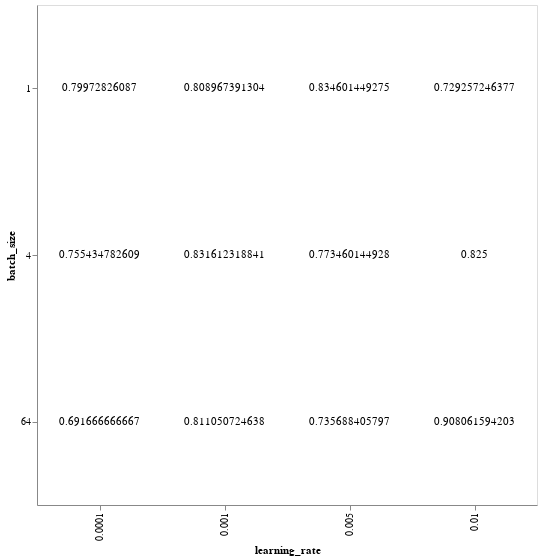

The notebook cell this image was saved under:
### Code cell
alt.Chart(df).mark_text().encode(
    x='learning_rate:O',
    y='batch_size:O',
    text='mean(acc):Q'
    ).properties(width=500, height=500)

### Figure 1 — Vega-Lite specification as saved in the notebook (floating-point values rounded to 4 significant figures)
{"config": {"view": {"continuousWidth": 400, "continuousHeight": 300}}, "data": {"name": "data-6b050080a12002dd87fd72db9d778fa5"}, "mark": "text", "encoding": {"text": {"type": "quantitative", "aggregate": "mean", "field": "acc"}, "x": {"type": "ordinal", "field": "learning_rate"}, "y": {"type": "ordinal", "field": "batch_size"}}, "height": 500, "width": 500, "$schema": "https://vega.github.io/schema/vega-lite/v4.8.1.json", "datasets": {"data-6b050080a12002dd87fd72db9d778fa5": [{"batch_size": 1, "learning_rate": 0.0001, "code_name": "task_effect_r0002", "epoch": 120, "cond": "High-frequency exception", "Unnamed: 0": 27910.0, "acc": 0.5739, "sse": 0.968, "act0": 0.009761, "act1": 0.9446, "timetick_idx": 10.0, "timetick": 10.0}, {"batch_size": 1, "learning_rate": 0.0001, "code_name": "task_effect_r0002", "epoch": 120, "cond": "Low-frequency exception", "Unnamed: 0": 27960.0, "acc": 0.625, "sse": 0.874, "act0": 0.008917, "act1": 0.9372, "timetick_idx": 10.0, "timetick": 10.0}, {"batch_size": 1, "learning_rate": 0.0001, "code_name": "task_effect_r0002", "epoch": 120, "cond": "Regular control for High-frequency exception", "Unnamed: 0": 28000.0, "acc": 1.0, "sse": 0.07271, "act0": 0.006647, "act1": 0.9933, "timetick_idx": 10.0, "timetick": 10.0}, {"batch_size": 1, "learning_rate": 0.0001, "code_name": "task_effect_r0002", "epoch": 120, "cond": "Regular control for Low-frequency exception", "Unnamed: 0": 28050.0, "acc": 1.0, "sse": 0.05994, "act0": 0.006566, "act1": 0.9957, "timetick_idx": 10.0, "timetick": 10.0}, {"batch_size": 1, "learning_rate": 0.001, "code_name": "task_effect_r0005", "epoch": 40, "cond": "High-frequency exception", "Unnamed: 0": 8567.0, "acc": 0.8, "sse": 0.3256, "act0": 0.0002423, "act1": 0.9711, "timetick_idx": 10.0, "timetick": 10.0}, {"batch_size": 1, "learning_rate": 0.001, "code_name": "task_effect_r0005", "epoch": 40, "cond": "Low-frequency exception", "Unnamed: 0": 8614.0, "acc": 0.775, "sse": 0.329, "act0": 0.0003277, "act1": 0.9729, "timetick_idx": 10.0, "timetick": 10.0}, {"batch_size": 1, "learning_rate": 0.001, "code_name": "task_effect_r0005", "epoch": 40, "cond": "Regular control for High-frequency exception", "Unnamed: 0": 8660.0, "acc": 0.913, "sse": 0.09197, "act0": 4.485e-05, "act1": 0.9918, "timetick_idx": 10.0, "timetick": 10.0}, {"batch_size": 1, "learning_rate": 0.001, "code_name": "task_effect_r0005", "epoch": 40, "cond": "Regular control for Low-frequency exception", "Unnamed: 0": 8706.0, "acc": 0.7478, "sse": 0.4406, "act0": 9.142e-05, "act1": 0.9621, "timetick_idx": 10.0, "timetick": 10.0}, {"batch_size": 1, "learning_rate": 0.005, "code_name": "task_effect_r0008", "epoch": 120, "cond": "High-frequency exception", "Unnamed: 0": 27910.0, "acc": 0.913, "sse": 0.08808, "act0": 1.565e-05, "act1": 0.993, "timetick_idx": 10.0, "timetick": 10.0}, {"batch_size": 1, "learning_rate": 0.005, "code_name": "task_effect_r0008", "epoch": 120, "cond": "Low-frequency exception", "Unnamed: 0": 27960.0, "acc": 0.8167, "sse": 0.279, "act0": 0.0001024, "act1": 0.9771, "timetick_idx": 10.0, "timetick": 10.0}, {"batch_size": 1, "learning_rate": 0.005, "code_name": "task_effect_r0008", "epoch": 120, "cond": "Regular control for High-frequency exception", "Unnamed: 0": 28000.0, "acc": 0.8261, "sse": 0.174, "act0": 2.35e-07, "act1": 0.9845, "timetick_idx": 10.0, "timetick": 10.0}, {"batch_size": 1, "learning_rate": 0.005, "code_name": "task_effect_r0008", "epoch": 120, "cond": "Regular control for Low-frequency exception", "Unnamed: 0": 28050.0, "acc": 0.7826, "sse": 0.2174, "act0": 1.298e-07, "act1": 0.9812, "timetick_idx": 10.0, "timetick": 10.0}, {"batch_size": 1, "learning_rate": 0.01, "code_name": "task_effect_r0011", "epoch": 80, "cond": "High-frequency exception", "Unnamed: 0": 18240.0, "acc": 0.7304, "sse": 0.4642, "act0": 0.0004145, "act1": 0.9611, "timetick_idx": 10.0, "timetick": 10.0}, {"batch_size": 1, "learning_rate": 0.01, "code_name": "task_effect_r0011", "epoch": 80, "cond": "Low-frequency exception", "Unnamed: 0": 18290.0, "acc": 0.7083, "sse": 0.6648, "act0": 0.0002283, "act1": 0.9466, "timetick_idx": 10.0, "timetick": 10.0}, {"batch_size": 1, "learning_rate": 0.01, "code_name": "task_effect_r0011", "epoch": 80, "cond": "Regular control for High-frequency exception", "Unnamed: 0": 18330.0, "acc": 0.7826, "sse": 0.2614, "act0": 1.368e-05, "act1": 0.9703, "timetick_idx": 10.0, "timetick": 10.0}, {"batch_size": 1, "learning_rate": 0.01, "code_name": "task_effect_r0011", "epoch": 80, "cond": "Regular control for Low-frequency exception", "Unnamed: 0": 18380.0, "acc": 0.6957, "sse": 0.3914, "act0": 6.266e-08, "act1": 0.9629, "timetick_idx": 10.0, "timetick": 10.0}, {"batch_size": 4, "learning_rate": 0.0001, "code_name": "task_effect_r0014", "epoch": 240, "cond": "High-frequency exception", "Unnamed: 0": 56930.0, "acc": 0.5304, "sse": 1.109, "act0": 0.01234, "act1": 0.9382, "timetick_idx": 10.0, "timetick": 10.0}, {"batch_size": 4, "learning_rate": 0.0001, "code_name": "task_effect_r0014", "epoch": 240, "cond": "Low-frequency exception", "Unnamed: 0": 56970.0, "acc": 0.5, "sse": 0.9819, "act0": 0.01163, "act1": 0.9348, "timetick_idx": 10.0, "timetick": 10.0}, {"batch_size": 4, "learning_rate": 0.0001, "code_name": "task_effect_r0014", "epoch": 240, "cond": "Regular control for High-frequency exception", "Unnamed: 0": 57020.0, "acc": 0.9913, "sse": 0.1588, "act0": 0.009172, "act1": 0.9949, "timetick_idx": 10.0, "timetick": 10.0}, {"batch_size": 4, "learning_rate": 0.0001, "code_name": "task_effect_r0014", "epoch": 240, "cond": "Regular control for Low-frequency exception", "Unnamed: 0": 57070.0, "acc": 1.0, "sse": 0.1301, "act0": 0.00912, "act1": 0.9974, "timetick_idx": 10.0, "timetick": 10.0}, {"batch_size": 4, "learning_rate": 0.001, "code_name": "task_effect_r0017", "epoch": 40, "cond": "High-frequency exception", "Unnamed: 0": 8567.0, "acc": 0.8348, "sse": 0.3719, "act0": 0.001962, "act1": 0.9708, "timetick_idx": 10.0, "timetick": 10.0}, {"batch_size": 4, "learning_rate": 0.001, "code_name": "task_effect_r0017", "epoch": 40, "cond": "Low-frequency exception", "Unnamed: 0": 8614.0, "acc": 0.4917, "sse": 0.7894, "act0": 0.002378, "act1": 0.9403, "timetick_idx": 10.0, "timetick": 10.0}, {"batch_size": 4, "learning_rate": 0.001, "code_name": "task_effect_r0017", "epoch": 40, "cond": "Regular control for High-frequency exception", "Unnamed: 0": 8660.0, "acc": 1.0, "sse": 0.01873, "act0": 0.000677, "act1": 0.9967, "timetick_idx": 10.0, "timetick": 10.0}, {"batch_size": 4, "learning_rate": 0.001, "code_name": "task_effect_r0017", "epoch": 40, "cond": "Regular control for Low-frequency exception", "Unnamed: 0": 8706.0, "acc": 1.0, "sse": 0.007366, "act0": 0.0006288, "act1": 0.999, "timetick_idx": 10.0, "timetick": 10.0}, {"batch_size": 4, "learning_rate": 0.005, "code_name": "task_effect_r0020", "epoch": 20, "cond": "High-frequency exception", "Unnamed: 0": 3731.0, "acc": 0.8, "sse": 0.3575, "act0": 0.0008151, "act1": 0.9748, "timetick_idx": 10.0, "timetick": 10.0}, {"batch_size": 4, "learning_rate": 0.005, "code_name": "task_effect_r0020", "epoch": 20, "cond": "Low-frequency exception", "Unnamed: 0": 3778.0, "acc": 0.6417, "sse": 0.5981, "act0": 0.0008626, "act1": 0.9487, "timetick_idx": 10.0, "timetick": 10.0}, {"batch_size": 4, "learning_rate": 0.005, "code_name": "task_effect_r0020", "epoch": 20, "cond": "Regular control for High-frequency exception", "Unnamed: 0": 3824.0, "acc": 0.8696, "sse": 0.1767, "act0": 2.418e-05, "act1": 0.9842, "timetick_idx": 10.0, "timetick": 10.0}, {"batch_size": 4, "learning_rate": 0.005, "code_name": "task_effect_r0020", "epoch": 20, "cond": "Regular control for Low-frequency exception", "Unnamed: 0": 3870.0, "acc": 0.7826, "sse": 0.2628, "act0": 1.832e-05, "act1": 0.978, "timetick_idx": 10.0, "timetick": 10.0}, {"batch_size": 4, "learning_rate": 0.01, "code_name": "task_effect_r0023", "epoch": 160, "cond": "High-frequency exception", "Unnamed: 0": 37580.0, "acc": 0.8435, "sse": 0.1523, "act0": 5.78e-07, "act1": 0.9863, "timetick_idx": 10.0, "timetick": 10.0}, {"batch_size": 4, "learning_rate": 0.01, "code_name": "task_effect_r0023", "epoch": 160, "cond": "Low-frequency exception", "Unnamed: 0": 37630.0, "acc": 0.9, "sse": 0.1405, "act0": 1.931e-06, "act1": 0.9867, "timetick_idx": 10.0, "timetick": 10.0}, {"batch_size": 4, "learning_rate": 0.01, "code_name": "task_effect_r0023", "epoch": 160, "cond": "Regular control for High-frequency exception", "Unnamed: 0": 37680.0, "acc": 0.7826, "sse": 0.2174, "act0": 1.176e-08, "act1": 0.9797, "timetick_idx": 10.0, "timetick": 10.0}, {"batch_size": 4, "learning_rate": 0.01, "code_name": "task_effect_r0023", "epoch": 160, "cond": "Regular control for Low-frequency exception", "Unnamed: 0": 37720.0, "acc": 0.7739, "sse": 0.2108, "act0": 5.905e-07, "act1": 0.981, "timetick_idx": 10.0, "timetick": 10.0}, {"batch_size": 64, "learning_rate": 0.0001, "code_name": "task_effect_r0026", "epoch": 960, "cond": "High-frequency exception", "Unnamed: 0": 231000.0, "acc": 0.4087, "sse": 1.639, "act0": 0.02954, "act1": 0.9081, "timetick_idx": 10.0, "timetick": 10.0}, {"batch_size": 64, "learning_rate": 0.0001, "code_name": "task_effect_r0026", "epoch": 960, "cond": "Low-frequency exception", "Unnamed: 0": 231100.0, "acc": 0.3667, "sse": 1.55, "act0": 0.02921, "act1": 0.9033, "timetick_idx": 10.0, "timetick": 10.0}, {"batch_size": 64, "learning_rate": 0.0001, "code_name": "task_effect_r0026", "epoch": 960, "cond": "Regular control for High-frequency exception", "Unnamed: 0": 231100.0, "acc": 0.9913, "sse": 0.3578, "act0": 0.02561, "act1": 0.9862, "timetick_idx": 10.0, "timetick": 10.0}, {"batch_size": 64, "learning_rate": 0.0001, "code_name": "task_effect_r0026", "epoch": 960, "cond": "Regular control for Low-frequency exception", "Unnamed: 0": 231200.0, "acc": 1.0, "sse": 0.3284, "act0": 0.02488, "act1": 0.9937, "timetick_idx": 10.0, "timetick": 10.0}, {"batch_size": 64, "learning_rate": 0.001, "code_name": "task_effect_r0029", "epoch": 140, "cond": "High-frequency exception", "Unnamed: 0": 32750.0, "acc": 0.6609, "sse": 0.8092, "act0": 0.01456, "act1": 0.9531, "timetick_idx": 10.0, "timetick": 10.0}, {"batch_size": 64, "learning_rate": 0.001, "code_name": "task_effect_r0029", "epoch": 140, "cond": "Low-frequency exception", "Unnamed: 0": 32790.0, "acc": 0.5833, "sse": 0.7921, "act0": 0.01423, "act1": 0.9478, "timetick_idx": 10.0, "timetick": 10.0}, {"batch_size": 64, "learning_rate": 0.001, "code_name": "task_effect_r0029", "epoch": 140, "cond": "Regular control for High-frequency exception", "Unnamed: 0": 32840.0, "acc": 1.0, "sse": 0.1244, "act0": 0.01131, "act1": 0.9992, "timetick_idx": 10.0, "timetick": 10.0}, {"batch_size": 64, "learning_rate": 0.001, "code_name": "task_effect_r0029", "epoch": 140, "cond": "Regular control for Low-frequency exception", "Unnamed: 0": 32890.0, "acc": 1.0, "sse": 0.1128, "act0": 0.01159, "act1": 0.9988, "timetick_idx": 10.0, "timetick": 10.0}, {"batch_size": 64, "learning_rate": 0.005, "code_name": "task_effect_r0032", "epoch": 40, "cond": "High-frequency exception", "Unnamed: 0": 8567.0, "acc": 0.6522, "sse": 0.9344, "act0": 0.002281, "act1": 0.9206, "timetick_idx": 10.0, "timetick": 10.0}, {"batch_size": 64, "learning_rate": 0.005, "code_name": "task_effect_r0032", "epoch": 40, "cond": "Low-frequency exception", "Unnamed: 0": 8614.0, "acc": 0.5167, "sse": 0.9488, "act0": 0.001942, "act1": 0.9116, "timetick_idx": 10.0, "timetick": 10.0}, {"batch_size": 64, "learning_rate": 0.005, "code_name": "task_effect_r0032", "epoch": 40, "cond": "Regular control for High-frequency exception", "Unnamed: 0": 8660.0, "acc": 0.8174, "sse": 0.2932, "act0": 0.0003362, "act1": 0.9635, "timetick_idx": 10.0, "timetick": 10.0}, {"batch_size": 64, "learning_rate": 0.005, "code_name": "task_effect_r0032", "epoch": 40, "cond": "Regular control for Low-frequency exception", "Unnamed: 0": 8706.0, "acc": 0.9565, "sse": 0.1538, "act0": 0.0003945, "act1": 0.9823, "timetick_idx": 10.0, "timetick": 10.0}, {"batch_size": 64, "learning_rate": 0.01, "code_name": "task_effect_r0035", "epoch": 60, "cond": "High-frequency exception", "Unnamed: 0": 13400.0, "acc": 0.9043, "sse": 0.1815, "act0": 0.0004907, "act1": 0.986, "timetick_idx": 10.0, "timetick": 10.0}, {"batch_size": 64, "learning_rate": 0.01, "code_name": "task_effect_r0035", "epoch": 60, "cond": "Low-frequency exception", "Unnamed: 0": 13450.0, "acc": 0.8583, "sse": 0.2289, "act0": 0.0004797, "act1": 0.9829, "timetick_idx": 10.0, "timetick": 10.0}, {"batch_size": 64, "learning_rate": 0.01, "code_name": "task_effect_r0035", "epoch": 60, "cond": "Regular control for High-frequency exception", "Unnamed: 0": 13500.0, "acc": 0.9565, "sse": 0.08759, "act0": 4.525e-05, "act1": 0.9919, "timetick_idx": 10.0, "timetick": 10.0}, {"batch_size": 64, "learning_rate": 0.01, "code_name": "task_effect_r0035", "epoch": 60, "cond": "Regular control for Low-frequency exception", "Unnamed: 0": 13540.0, "acc": 0.913, "sse": 0.1311, "act0": 3.174e-05, "act1": 0.9884, "timetick_idx": 10.0, "timetick": 10.0}]}}
